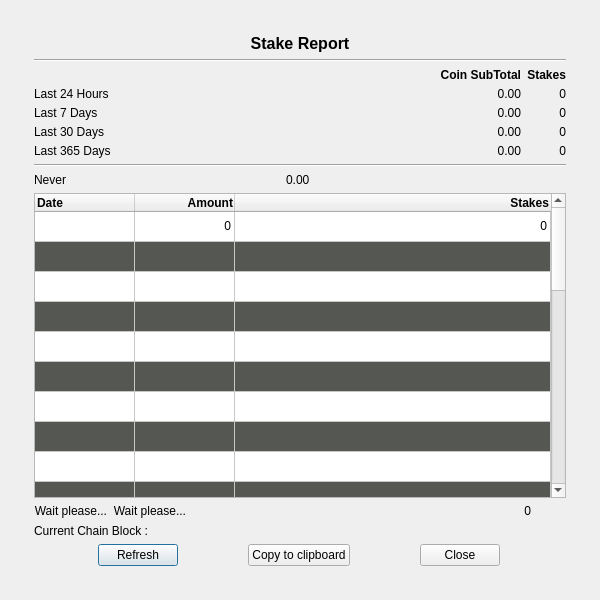
<?xml version="1.0" encoding="UTF-8"?>
<ui version="4.0">
 <class>StakeReportDialog</class>
 <widget class="QDialog" name="StakeReportDialog">
  <property name="geometry">
   <rect>
    <x>0</x>
    <y>0</y>
    <width>600</width>
    <height>600</height>
   </rect>
  </property>
  <property name="minimumSize">
   <size>
    <width>600</width>
    <height>600</height>
   </size>
  </property>
  <property name="maximumSize">
   <size>
    <width>600</width>
    <height>600</height>
   </size>
  </property>
  <property name="windowTitle">
   <string>Stake Report</string>
  </property>
  <property name="modal">
   <bool>false</bool>
  </property>
  <layout class="QGridLayout" name="gridLayout_2">
   <item row="0" column="0">
    <widget class="QFrame" name="frame">
     <property name="minimumSize">
      <size>
       <width>550</width>
       <height>550</height>
      </size>
     </property>
     <property name="maximumSize">
      <size>
       <width>550</width>
       <height>550</height>
      </size>
     </property>
     <property name="frameShape">
      <enum>QFrame::NoFrame</enum>
     </property>
     <property name="frameShadow">
      <enum>QFrame::Plain</enum>
     </property>
     <property name="lineWidth">
      <number>0</number>
     </property>
     <layout class="QVBoxLayout" name="verticalLayout">
      <item>
       <widget class="QLabel" name="label">
        <property name="minimumSize">
         <size>
          <width>200</width>
          <height>0</height>
         </size>
        </property>
        <property name="font">
         <font>
          <pointsize>12</pointsize>
          <weight>75</weight>
          <bold>true</bold>
         </font>
        </property>
        <property name="toolTip">
         <string>Earnings made by stake over time</string>
        </property>
        <property name="frameShape">
         <enum>QFrame::NoFrame</enum>
        </property>
        <property name="frameShadow">
         <enum>QFrame::Sunken</enum>
        </property>
        <property name="lineWidth">
         <number>2</number>
        </property>
        <property name="midLineWidth">
         <number>3</number>
        </property>
        <property name="text">
         <string>Stake Report</string>
        </property>
        <property name="alignment">
         <set>Qt::AlignHCenter|Qt::AlignTop</set>
        </property>
       </widget>
      </item>
      <item>
       <widget class="Line" name="line">
        <property name="orientation">
         <enum>Qt::Horizontal</enum>
        </property>
       </widget>
      </item>
      <item>
       <layout class="QGridLayout" name="gridLayout" columnstretch="3,0,0">
        <property name="verticalSpacing">
         <number>5</number>
        </property>
        <item row="0" column="1">
         <widget class="QLabel" name="L_Coin">
          <property name="font">
           <font>
            <pointsize>9</pointsize>
            <weight>75</weight>
            <bold>true</bold>
           </font>
          </property>
          <property name="text">
           <string>Coin SubTotal</string>
          </property>
          <property name="alignment">
           <set>Qt::AlignRight|Qt::AlignTrailing|Qt::AlignVCenter</set>
          </property>
          <property name="margin">
           <number>4</number>
          </property>
         </widget>
        </item>
        <item row="0" column="2">
         <widget class="QLabel" name="label_3">
          <property name="font">
           <font>
            <pointsize>9</pointsize>
            <weight>75</weight>
            <bold>true</bold>
           </font>
          </property>
          <property name="toolTip">
           <string>Blocks Staked</string>
          </property>
          <property name="text">
           <string>Stakes</string>
          </property>
          <property name="alignment">
           <set>Qt::AlignRight|Qt::AlignTrailing|Qt::AlignVCenter</set>
          </property>
          <property name="margin">
           <number>4</number>
          </property>
         </widget>
        </item>
        <item row="1" column="0">
         <widget class="QLabel" name="L1_24h">
          <property name="font">
           <font>
            <pointsize>9</pointsize>
            <weight>50</weight>
            <bold>false</bold>
           </font>
          </property>
          <property name="toolTip">
           <string/>
          </property>
          <property name="text">
           <string>Last 24 Hours</string>
          </property>
          <property name="margin">
           <number>4</number>
          </property>
         </widget>
        </item>
        <item row="1" column="1">
         <widget class="QLabel" name="Amount_24H">
          <property name="font">
           <font>
            <pointsize>9</pointsize>
            <weight>50</weight>
            <bold>false</bold>
            <kerning>false</kerning>
           </font>
          </property>
          <property name="toolTip">
           <string>Coin Earned in last 24H</string>
          </property>
          <property name="text">
           <string>0.00</string>
          </property>
          <property name="alignment">
           <set>Qt::AlignRight|Qt::AlignTrailing|Qt::AlignVCenter</set>
          </property>
          <property name="margin">
           <number>4</number>
          </property>
         </widget>
        </item>
        <item row="1" column="2">
         <widget class="QLabel" name="Stake_24H">
          <property name="font">
           <font>
            <pointsize>9</pointsize>
            <weight>50</weight>
            <bold>false</bold>
            <kerning>false</kerning>
           </font>
          </property>
          <property name="toolTip">
           <string>Stake Made in last 24H</string>
          </property>
          <property name="text">
           <string>0</string>
          </property>
          <property name="alignment">
           <set>Qt::AlignRight|Qt::AlignTrailing|Qt::AlignVCenter</set>
          </property>
          <property name="margin">
           <number>4</number>
          </property>
         </widget>
        </item>
        <item row="2" column="0">
         <widget class="QLabel" name="L2_7D">
          <property name="font">
           <font>
            <pointsize>9</pointsize>
            <weight>50</weight>
            <bold>false</bold>
           </font>
          </property>
          <property name="toolTip">
           <string/>
          </property>
          <property name="text">
           <string>Last 7 Days</string>
          </property>
          <property name="margin">
           <number>4</number>
          </property>
         </widget>
        </item>
        <item row="2" column="1">
         <widget class="QLabel" name="Amount_7D">
          <property name="font">
           <font>
            <pointsize>9</pointsize>
            <weight>50</weight>
            <bold>false</bold>
            <kerning>false</kerning>
           </font>
          </property>
          <property name="toolTip">
           <string>Coin Earned in last 7 Days</string>
          </property>
          <property name="text">
           <string>0.00</string>
          </property>
          <property name="alignment">
           <set>Qt::AlignRight|Qt::AlignTrailing|Qt::AlignVCenter</set>
          </property>
          <property name="margin">
           <number>4</number>
          </property>
         </widget>
        </item>
        <item row="2" column="2">
         <widget class="QLabel" name="Stake_7D">
          <property name="font">
           <font>
            <pointsize>9</pointsize>
            <weight>50</weight>
            <bold>false</bold>
            <kerning>false</kerning>
           </font>
          </property>
          <property name="toolTip">
           <string>Stake Made in last 7 Days</string>
          </property>
          <property name="text">
           <string>0</string>
          </property>
          <property name="alignment">
           <set>Qt::AlignRight|Qt::AlignTrailing|Qt::AlignVCenter</set>
          </property>
          <property name="margin">
           <number>4</number>
          </property>
         </widget>
        </item>
        <item row="3" column="0">
         <widget class="QLabel" name="L3_30D">
          <property name="font">
           <font>
            <pointsize>9</pointsize>
            <weight>50</weight>
            <bold>false</bold>
           </font>
          </property>
          <property name="toolTip">
           <string/>
          </property>
          <property name="text">
           <string>Last 30 Days</string>
          </property>
          <property name="margin">
           <number>4</number>
          </property>
         </widget>
        </item>
        <item row="3" column="1">
         <widget class="QLabel" name="Amount_30D">
          <property name="font">
           <font>
            <pointsize>9</pointsize>
            <weight>50</weight>
            <bold>false</bold>
            <kerning>false</kerning>
           </font>
          </property>
          <property name="toolTip">
           <string>Coin Earned in last 30 Days</string>
          </property>
          <property name="text">
           <string>0.00</string>
          </property>
          <property name="alignment">
           <set>Qt::AlignRight|Qt::AlignTrailing|Qt::AlignVCenter</set>
          </property>
          <property name="margin">
           <number>4</number>
          </property>
         </widget>
        </item>
        <item row="3" column="2">
         <widget class="QLabel" name="Stake_30D">
          <property name="font">
           <font>
            <pointsize>9</pointsize>
            <weight>50</weight>
            <bold>false</bold>
            <kerning>false</kerning>
           </font>
          </property>
          <property name="toolTip">
           <string>Stake Made in last 30 Days</string>
          </property>
          <property name="text">
           <string>0</string>
          </property>
          <property name="alignment">
           <set>Qt::AlignRight|Qt::AlignTrailing|Qt::AlignVCenter</set>
          </property>
          <property name="margin">
           <number>4</number>
          </property>
         </widget>
        </item>
        <item row="4" column="0">
         <widget class="QLabel" name="L3_30D_2">
          <property name="font">
           <font>
            <pointsize>9</pointsize>
            <weight>50</weight>
            <bold>false</bold>
           </font>
          </property>
          <property name="toolTip">
           <string/>
          </property>
          <property name="text">
           <string>Last 365 Days</string>
          </property>
          <property name="margin">
           <number>4</number>
          </property>
         </widget>
        </item>
        <item row="4" column="1">
         <widget class="QLabel" name="Amount_365D">
          <property name="font">
           <font>
            <pointsize>9</pointsize>
            <weight>50</weight>
            <bold>false</bold>
            <kerning>false</kerning>
           </font>
          </property>
          <property name="toolTip">
           <string>Coin Earned in last 365 Days</string>
          </property>
          <property name="text">
           <string>0.00</string>
          </property>
          <property name="alignment">
           <set>Qt::AlignRight|Qt::AlignTrailing|Qt::AlignVCenter</set>
          </property>
          <property name="margin">
           <number>4</number>
          </property>
         </widget>
        </item>
        <item row="4" column="2">
         <widget class="QLabel" name="Stake_365D">
          <property name="font">
           <font>
            <pointsize>9</pointsize>
            <weight>50</weight>
            <bold>false</bold>
            <kerning>false</kerning>
           </font>
          </property>
          <property name="toolTip">
           <string>Stake Made in last 365 Days</string>
          </property>
          <property name="text">
           <string>0</string>
          </property>
          <property name="alignment">
           <set>Qt::AlignRight|Qt::AlignTrailing|Qt::AlignVCenter</set>
          </property>
          <property name="margin">
           <number>4</number>
          </property>
         </widget>
        </item>
       </layout>
      </item>
      <item>
       <widget class="Line" name="line_2">
        <property name="orientation">
         <enum>Qt::Horizontal</enum>
        </property>
       </widget>
      </item>
      <item>
       <layout class="QHBoxLayout" name="horizontalLayout2" stretch="0,0">
        <property name="sizeConstraint">
         <enum>QLayout::SetDefaultConstraint</enum>
        </property>
        <property name="rightMargin">
         <number>35</number>
        </property>
        <item>
         <widget class="QLabel" name="L_LastStakeTime">
          <property name="sizePolicy">
           <sizepolicy hsizetype="Preferred" vsizetype="Preferred">
            <horstretch>0</horstretch>
            <verstretch>0</verstretch>
           </sizepolicy>
          </property>
          <property name="font">
           <font>
            <pointsize>9</pointsize>
            <weight>50</weight>
            <bold>false</bold>
           </font>
          </property>
          <property name="toolTip">
           <string>Date of the last mature Stake</string>
          </property>
          <property name="text">
           <string>Never</string>
          </property>
          <property name="alignment">
           <set>Qt::AlignLeading|Qt::AlignLeft|Qt::AlignVCenter</set>
          </property>
          <property name="margin">
           <number>2</number>
          </property>
         </widget>
        </item>
        <item>
         <widget class="QLabel" name="Amount_Last">
          <property name="sizePolicy">
           <sizepolicy hsizetype="Preferred" vsizetype="Preferred">
            <horstretch>0</horstretch>
            <verstretch>0</verstretch>
           </sizepolicy>
          </property>
          <property name="font">
           <font>
            <pointsize>9</pointsize>
            <weight>50</weight>
            <bold>false</bold>
            <kerning>false</kerning>
           </font>
          </property>
          <property name="toolTip">
           <string>Coin Earned in last mature Stake</string>
          </property>
          <property name="text">
           <string>0.00</string>
          </property>
          <property name="alignment">
           <set>Qt::AlignLeading|Qt::AlignLeft|Qt::AlignVCenter</set>
          </property>
          <property name="margin">
           <number>2</number>
          </property>
         </widget>
        </item>
       </layout>
      </item>
      <item>
       <widget class="QTableWidget" name="StakeReportTable">
        <property name="sizePolicy">
         <sizepolicy hsizetype="Expanding" vsizetype="Expanding">
          <horstretch>1</horstretch>
          <verstretch>0</verstretch>
         </sizepolicy>
        </property>
        <property name="palette">
         <palette>
          <active>
           <colorrole role="AlternateBase">
            <brush brushstyle="SolidPattern">
             <color alpha="255">
              <red>85</red>
              <green>87</green>
              <blue>83</blue>
             </color>
            </brush>
           </colorrole>
          </active>
          <inactive>
           <colorrole role="AlternateBase">
            <brush brushstyle="SolidPattern">
             <color alpha="255">
              <red>85</red>
              <green>87</green>
              <blue>83</blue>
             </color>
            </brush>
           </colorrole>
          </inactive>
          <disabled>
           <colorrole role="AlternateBase">
            <brush brushstyle="SolidPattern">
             <color alpha="255">
              <red>85</red>
              <green>87</green>
              <blue>83</blue>
             </color>
            </brush>
           </colorrole>
          </disabled>
         </palette>
        </property>
        <property name="font">
         <font>
          <weight>50</weight>
          <bold>false</bold>
         </font>
        </property>
        <property name="alternatingRowColors">
         <bool>true</bool>
        </property>
        <property name="showGrid">
         <bool>true</bool>
        </property>
        <property name="sortingEnabled">
         <bool>true</bool>
        </property>
        <property name="rowCount">
         <number>30</number>
        </property>
        <property name="columnCount">
         <number>3</number>
        </property>
        <attribute name="horizontalHeaderStretchLastSection">
         <bool>true</bool>
        </attribute>
        <attribute name="verticalHeaderVisible">
         <bool>false</bool>
        </attribute>
        <attribute name="verticalHeaderHighlightSections">
         <bool>true</bool>
        </attribute>
        <row/>
        <row/>
        <row/>
        <row/>
        <row/>
        <row/>
        <row/>
        <row/>
        <row/>
        <row/>
        <row/>
        <row/>
        <row/>
        <row/>
        <row/>
        <row/>
        <row/>
        <row/>
        <row/>
        <row/>
        <row/>
        <row/>
        <row/>
        <row/>
        <row/>
        <row/>
        <row/>
        <row/>
        <row/>
        <row/>
        <column>
         <property name="text">
          <string>Date</string>
         </property>
         <property name="font">
          <font>
           <pointsize>9</pointsize>
           <weight>75</weight>
           <bold>true</bold>
          </font>
         </property>
         <property name="textAlignment">
          <set>AlignLeading|AlignVCenter</set>
         </property>
        </column>
        <column>
         <property name="text">
          <string>Amount</string>
         </property>
         <property name="font">
          <font>
           <pointsize>9</pointsize>
           <weight>75</weight>
           <bold>true</bold>
          </font>
         </property>
         <property name="textAlignment">
          <set>AlignTrailing|AlignVCenter</set>
         </property>
        </column>
        <column>
         <property name="text">
          <string>Stakes</string>
         </property>
         <property name="font">
          <font>
           <pointsize>9</pointsize>
           <weight>75</weight>
           <bold>true</bold>
          </font>
         </property>
         <property name="textAlignment">
          <set>AlignTrailing|AlignVCenter</set>
         </property>
        </column>
        <item row="0" column="0">
         <property name="text">
          <string/>
         </property>
         <property name="font">
          <font>
           <pointsize>9</pointsize>
          </font>
         </property>
         <property name="flags">
          <set>ItemIsSelectable|ItemIsUserCheckable|ItemIsEnabled</set>
         </property>
        </item>
        <item row="0" column="1">
         <property name="text">
          <string notr="true">0</string>
         </property>
         <property name="whatsThis">
          <string/>
         </property>
         <property name="font">
          <font>
           <pointsize>9</pointsize>
          </font>
         </property>
         <property name="textAlignment">
          <set>AlignTrailing|AlignVCenter</set>
         </property>
         <property name="flags">
          <set>ItemIsSelectable|ItemIsUserCheckable|ItemIsEnabled</set>
         </property>
        </item>
        <item row="0" column="2">
         <property name="text">
          <string notr="true">0</string>
         </property>
         <property name="font">
          <font>
           <pointsize>9</pointsize>
          </font>
         </property>
         <property name="textAlignment">
          <set>AlignTrailing|AlignVCenter</set>
         </property>
         <property name="flags">
          <set>ItemIsSelectable|ItemIsUserCheckable|ItemIsEnabled</set>
         </property>
        </item>
       </widget>
      </item>
      <item>
       <layout class="QGridLayout" name="gridLayout2" columnstretch="0,0,3">
        <property name="rightMargin">
         <number>35</number>
        </property>
        <item row="0" column="0">
         <widget class="QLabel" name="TimeTook">
          <property name="font">
           <font>
            <pointsize>9</pointsize>
            <weight>50</weight>
            <bold>false</bold>
           </font>
          </property>
          <property name="toolTip">
           <string>Time took to retrieve the data</string>
          </property>
          <property name="text">
           <string>Wait please...</string>
          </property>
          <property name="alignment">
           <set>Qt::AlignLeading|Qt::AlignLeft|Qt::AlignRight|Qt::AlignTrailing|Qt::AlignVCenter</set>
          </property>
          <property name="margin">
           <number>4</number>
          </property>
         </widget>
        </item>
        <item row="0" column="1">
         <widget class="QLabel" name="TimeTook_2">
          <property name="font">
           <font>
            <pointsize>9</pointsize>
            <weight>50</weight>
            <bold>false</bold>
           </font>
          </property>
          <property name="toolTip">
           <string>Time took to refresh dialog</string>
          </property>
          <property name="text">
           <string>Wait please...</string>
          </property>
          <property name="alignment">
           <set>Qt::AlignLeading|Qt::AlignLeft|Qt::AlignRight|Qt::AlignTrailing|Qt::AlignVCenter</set>
          </property>
          <property name="margin">
           <number>4</number>
          </property>
         </widget>
        </item>
        <item row="0" column="2">
         <widget class="QLabel" name="Stake_Counted">
          <property name="font">
           <font>
            <pointsize>9</pointsize>
            <weight>50</weight>
            <bold>false</bold>
           </font>
          </property>
          <property name="toolTip">
           <string>Total Stakes Analyzed</string>
          </property>
          <property name="text">
           <string>0</string>
          </property>
          <property name="alignment">
           <set>Qt::AlignLeading|Qt::AlignLeft|Qt::AlignRight|Qt::AlignTrailing|Qt::AlignVCenter</set>
          </property>
          <property name="margin">
           <number>4</number>
          </property>
         </widget>
        </item>
       </layout>
      </item>
      <item>
       <widget class="QLabel" name="L_CurrentBlock">
        <property name="font">
         <font>
          <pointsize>9</pointsize>
          <weight>50</weight>
          <bold>false</bold>
         </font>
        </property>
        <property name="toolTip">
         <string>Data of the current block.</string>
        </property>
        <property name="text">
         <string>Current Chain Block :</string>
        </property>
        <property name="alignment">
         <set>Qt::AlignLeading|Qt::AlignLeft|Qt::AlignVCenter</set>
        </property>
        <property name="margin">
         <number>2</number>
        </property>
       </widget>
      </item>
      <item>
       <layout class="QHBoxLayout" name="horizontalLayout" stretch="1,2,1">
        <property name="sizeConstraint">
         <enum>QLayout::SetDefaultConstraint</enum>
        </property>
        <item>
         <widget class="QPushButton" name="button_Refresh">
          <property name="sizePolicy">
           <sizepolicy hsizetype="Maximum" vsizetype="Fixed">
            <horstretch>0</horstretch>
            <verstretch>0</verstretch>
           </sizepolicy>
          </property>
          <property name="toolTip">
           <string>Refresh the data</string>
          </property>
          <property name="text">
           <string>Refresh</string>
          </property>
         </widget>
        </item>
        <item>
         <widget class="QPushButton" name="CopytoClipboard">
          <property name="sizePolicy">
           <sizepolicy hsizetype="Fixed" vsizetype="Fixed">
            <horstretch>0</horstretch>
            <verstretch>0</verstretch>
           </sizepolicy>
          </property>
          <property name="minimumSize">
           <size>
            <width>100</width>
            <height>0</height>
           </size>
          </property>
          <property name="toolTip">
           <string>Copy Report to ClipBoard</string>
          </property>
          <property name="text">
           <string>Copy to clipboard</string>
          </property>
         </widget>
        </item>
        <item>
         <widget class="QDialogButtonBox" name="buttonBox">
          <property name="sizePolicy">
           <sizepolicy hsizetype="Maximum" vsizetype="Fixed">
            <horstretch>0</horstretch>
            <verstretch>0</verstretch>
           </sizepolicy>
          </property>
          <property name="toolTip">
           <string>Close the dialog</string>
          </property>
          <property name="orientation">
           <enum>Qt::Horizontal</enum>
          </property>
          <property name="standardButtons">
           <set>QDialogButtonBox::Close</set>
          </property>
          <property name="centerButtons">
           <bool>true</bool>
          </property>
         </widget>
        </item>
       </layout>
      </item>
     </layout>
    </widget>
   </item>
  </layout>
 </widget>
 <resources/>
 <connections>
  <connection>
   <sender>buttonBox</sender>
   <signal>clicked(QAbstractButton*)</signal>
   <receiver>StakeReportDialog</receiver>
   <slot>close()</slot>
   <hints>
    <hint type="sourcelabel">
     <x>338</x>
     <y>524</y>
    </hint>
    <hint type="destinationlabel">
     <x>215</x>
     <y>276</y>
    </hint>
   </hints>
  </connection>
 </connections>
</ui>
